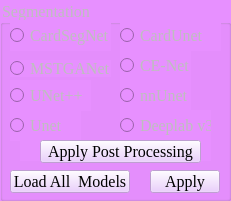
   <widget class="QGroupBox" name="segmentation_box">
    <property name="enabled">
     <bool>false</bool>
    </property>
    <property name="geometry">
     <rect>
      <x>240</x>
      <y>10</y>
      <width>231</width>
      <height>201</height>
     </rect>
    </property>
    <property name="font">
     <font>
      <family>Times New Roman</family>
      <pointsize>12</pointsize>
      <weight>9</weight>
      <italic>false</italic>
      <bold>false</bold>
     </font>
    </property>
    <property name="styleSheet">
     <string notr="true"> font: 75 12pt &quot;Times New Roman&quot;; ;background-color: rgb(231, 144, 255);</string>
    </property>
    <property name="title">
     <string>Segmentation</string>
    </property>
    <widget class="QRadioButton" name="segmentor3">
     <property name="enabled">
      <bool>false</bool>
     </property>
     <property name="geometry">
      <rect>
       <x>10</x>
       <y>60</y>
       <width>101</width>
       <height>17</height>
      </rect>
     </property>
     <property name="font">
      <font>
       <family>Times New Roman</family>
       <pointsize>12</pointsize>
       <weight>9</weight>
       <italic>false</italic>
       <bold>false</bold>
      </font>
     </property>
     <property name="styleSheet">
      <string notr="true">font: 75 12pt &quot;Times New Roman&quot;;</string>
     </property>
     <property name="text">
      <string>MSTGANet</string>
     </property>
    </widget>
    <widget class="QRadioButton" name="segmentor1">
     <property name="enabled">
      <bool>false</bool>
     </property>
     <property name="geometry">
      <rect>
       <x>10</x>
       <y>20</y>
       <width>101</width>
       <height>31</height>
      </rect>
     </property>
     <property name="font">
      <font>
       <family>Times New Roman</family>
       <pointsize>12</pointsize>
       <weight>9</weight>
       <italic>false</italic>
       <bold>false</bold>
      </font>
     </property>
     <property name="styleSheet">
      <string notr="true">font: 75 12pt &quot;Times New Roman&quot;;</string>
     </property>
     <property name="text">
      <string>CardSegNet</string>
     </property>
    </widget>
    <widget class="QPushButton" name="applysegmentation">
     <property name="enabled">
      <bool>false</bool>
     </property>
     <property name="geometry">
      <rect>
       <x>150</x>
       <y>170</y>
       <width>70</width>
       <height>23</height>
      </rect>
     </property>
     <property name="font">
      <font>
       <family>Times New Roman</family>
       <pointsize>12</pointsize>
       <weight>9</weight>
       <italic>false</italic>
       <bold>false</bold>
      </font>
     </property>
     <property name="styleSheet">
      <string notr="true">color: rgb(0, 0, 0); background-color: rgb(231, 194, 255);font: 75 12pt &quot;Times New Roman&quot;;</string>
     </property>
     <property name="text">
      <string>Apply</string>
     </property>
    </widget>
    <widget class="QLabel" name="label_pre_2">
     <property name="enabled">
      <bool>false</bool>
     </property>
     <property name="geometry">
      <rect>
       <x>20</x>
       <y>140</y>
       <width>191</width>
       <height>21</height>
      </rect>
     </property>
     <property name="font">
      <font>
       <family>Times New Roman</family>
       <pointsize>12</pointsize>
       <weight>9</weight>
       <italic>false</italic>
       <bold>false</bold>
      </font>
     </property>
     <property name="styleSheet">
      <string notr="true">font: 75 12pt &quot;Times New Roman&quot;;</string>
     </property>
     <property name="text">
      <string/>
     </property>
    </widget>
    <widget class="QRadioButton" name="segmentor5">
     <property name="enabled">
      <bool>false</bool>
     </property>
     <property name="geometry">
      <rect>
       <x>10</x>
       <y>80</y>
       <width>81</width>
       <height>31</height>
      </rect>
     </property>
     <property name="font">
      <font>
       <family>Times New Roman</family>
       <pointsize>12</pointsize>
       <weight>9</weight>
       <italic>false</italic>
       <bold>false</bold>
      </font>
     </property>
     <property name="styleSheet">
      <string notr="true">font: 75 12pt &quot;Times New Roman&quot;;</string>
     </property>
     <property name="text">
      <string>UNet++</string>
     </property>
    </widget>
    <widget class="QRadioButton" name="segmentor6">
     <property name="enabled">
      <bool>false</bool>
     </property>
     <property name="geometry">
      <rect>
       <x>120</x>
       <y>80</y>
       <width>71</width>
       <height>31</height>
      </rect>
     </property>
     <property name="font">
      <font>
       <family>Times New Roman</family>
       <pointsize>12</pointsize>
       <weight>9</weight>
       <italic>false</italic>
       <bold>false</bold>
      </font>
     </property>
     <property name="styleSheet">
      <string notr="true">font: 75 12pt &quot;Times New Roman&quot;;</string>
     </property>
     <property name="text">
      <string>nnUnet</string>
     </property>
    </widget>
    <widget class="QRadioButton" name="segmentor4">
     <property name="enabled">
      <bool>false</bool>
     </property>
     <property name="geometry">
      <rect>
       <x>120</x>
       <y>50</y>
       <width>71</width>
       <height>30</height>
      </rect>
     </property>
     <property name="font">
      <font>
       <family>Times New Roman</family>
       <pointsize>12</pointsize>
       <weight>9</weight>
       <italic>false</italic>
       <bold>false</bold>
      </font>
     </property>
     <property name="styleSheet">
      <string notr="true">font: 75 12pt &quot;Times New Roman&quot;;</string>
     </property>
     <property name="text">
      <string>CE-Net</string>
     </property>
    </widget>
    <widget class="QRadioButton" name="segmentor8">
     <property name="enabled">
      <bool>false</bool>
     </property>
     <property name="geometry">
      <rect>
       <x>120</x>
       <y>110</y>
       <width>91</width>
       <height>31</height>
      </rect>
     </property>
     <property name="font">
      <font>
       <family>Times New Roman</family>
       <pointsize>12</pointsize>
       <weight>9</weight>
       <italic>false</italic>
       <bold>false</bold>
      </font>
     </property>
     <property name="styleSheet">
      <string notr="true">font: 75 12pt &quot;Times New Roman&quot;;</string>
     </property>
     <property name="text">
      <string>Deeplab v3</string>
     </property>
    </widget>
    <widget class="QRadioButton" name="segmentor7">
     <property name="enabled">
      <bool>false</bool>
     </property>
     <property name="geometry">
      <rect>
       <x>10</x>
       <y>110</y>
       <width>71</width>
       <height>31</height>
      </rect>
     </property>
     <property name="font">
      <font>
       <family>Times New Roman</family>
       <pointsize>12</pointsize>
       <weight>9</weight>
       <italic>false</italic>
       <bold>false</bold>
      </font>
     </property>
     <property name="styleSheet">
      <string notr="true">font: 75 12pt &quot;Times New Roman&quot;;</string>
     </property>
     <property name="text">
      <string>Unet </string>
     </property>
    </widget>
    <widget class="QRadioButton" name="segmentor2">
     <property name="enabled">
      <bool>false</bool>
     </property>
     <property name="geometry">
      <rect>
       <x>120</x>
       <y>20</y>
       <width>101</width>
       <height>31</height>
      </rect>
     </property>
     <property name="font">
      <font>
       <family>Times New Roman</family>
       <pointsize>12</pointsize>
       <weight>9</weight>
       <italic>false</italic>
       <bold>false</bold>
      </font>
     </property>
     <property name="styleSheet">
      <string notr="true">font: 75 12pt &quot;Times New Roman&quot;;</string>
     </property>
     <property name="text">
      <string>CardUnet </string>
     </property>
    </widget>
    <widget class="QPushButton" name="load_models">
     <property name="enabled">
      <bool>false</bool>
     </property>
     <property name="geometry">
      <rect>
       <x>10</x>
       <y>170</y>
       <width>120</width>
       <height>23</height>
      </rect>
     </property>
     <property name="font">
      <font>
       <family>Times New Roman</family>
       <pointsize>12</pointsize>
       <weight>9</weight>
       <italic>false</italic>
       <bold>false</bold>
      </font>
     </property>
     <property name="styleSheet">
      <string notr="true">font: 75 12pt &quot;Times New Roman&quot;;color: rgb(0, 0, 0); background-color: rgb(231, 194, 255);font: </string>
     </property>
     <property name="text">
      <string>Load All  Models</string>
     </property>
    </widget>
    <widget class="QPushButton" name="post_processing_b">
     <property name="enabled">
      <bool>false</bool>
     </property>
     <property name="geometry">
      <rect>
       <x>40</x>
       <y>140</y>
       <width>161</width>
       <height>23</height>
      </rect>
     </property>
     <property name="font">
      <font>
       <family>Times New Roman</family>
       <pointsize>12</pointsize>
       <weight>9</weight>
       <italic>false</italic>
       <bold>false</bold>
      </font>
     </property>
     <property name="styleSheet">
      <string notr="true">font: 75 12pt &quot;Times New Roman&quot;;color: rgb(0, 0, 0); background-color: rgb(231, 194, 255);font: </string>
     </property>
     <property name="text">
      <string>Apply Post Processing</string>
     </property>
    </widget>
   </widget>
